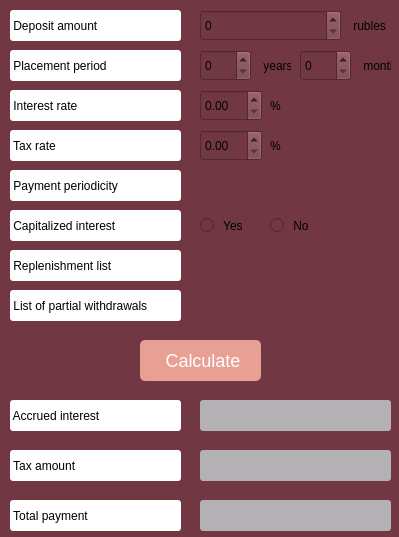
<?xml version="1.0" encoding="UTF-8"?>
<ui version="4.0">
 <class>Deposit</class>
 <widget class="QWidget" name="Deposit">
  <property name="geometry">
   <rect>
    <x>0</x>
    <y>0</y>
    <width>399</width>
    <height>537</height>
   </rect>
  </property>
  <property name="windowTitle">
   <string>Form</string>
  </property>
  <property name="styleSheet">
   <string notr="true">background-color:rgb(113, 56, 67);</string>
  </property>
  <widget class="QLabel" name="label">
   <property name="geometry">
    <rect>
     <x>10</x>
     <y>10</y>
     <width>171</width>
     <height>31</height>
    </rect>
   </property>
   <property name="styleSheet">
    <string notr="true">background-color: rgb(255, 255, 255);
color: rgb(0, 0, 0);
border-radius:3px;</string>
   </property>
   <property name="text">
    <string> Deposit amount</string>
   </property>
  </widget>
  <widget class="QLabel" name="label_2">
   <property name="geometry">
    <rect>
     <x>10</x>
     <y>50</y>
     <width>171</width>
     <height>31</height>
    </rect>
   </property>
   <property name="styleSheet">
    <string notr="true">background-color: rgb(255, 255, 255);
color: rgb(0, 0, 0);
border-radius:3px;</string>
   </property>
   <property name="text">
    <string> Placement period</string>
   </property>
  </widget>
  <widget class="QLabel" name="label_3">
   <property name="geometry">
    <rect>
     <x>10</x>
     <y>90</y>
     <width>171</width>
     <height>31</height>
    </rect>
   </property>
   <property name="styleSheet">
    <string notr="true">background-color: rgb(255, 255, 255);
color: rgb(0, 0, 0);
border-radius:3px;</string>
   </property>
   <property name="text">
    <string> Interest rate</string>
   </property>
  </widget>
  <widget class="QLabel" name="label_4">
   <property name="geometry">
    <rect>
     <x>10</x>
     <y>130</y>
     <width>171</width>
     <height>31</height>
    </rect>
   </property>
   <property name="styleSheet">
    <string notr="true">background-color: rgb(255, 255, 255);
color: rgb(0, 0, 0);
border-radius:3px;</string>
   </property>
   <property name="text">
    <string> Tax rate</string>
   </property>
  </widget>
  <widget class="QLabel" name="label_5">
   <property name="geometry">
    <rect>
     <x>10</x>
     <y>170</y>
     <width>171</width>
     <height>31</height>
    </rect>
   </property>
   <property name="styleSheet">
    <string notr="true">background-color: rgb(255, 255, 255);
color: rgb(0, 0, 0);
border-radius:3px;</string>
   </property>
   <property name="text">
    <string> Payment periodicity</string>
   </property>
  </widget>
  <widget class="QLabel" name="label_6">
   <property name="geometry">
    <rect>
     <x>10</x>
     <y>210</y>
     <width>171</width>
     <height>31</height>
    </rect>
   </property>
   <property name="styleSheet">
    <string notr="true">background-color: rgb(255, 255, 255);
color: rgb(0, 0, 0);
border-radius:3px;</string>
   </property>
   <property name="text">
    <string> Capitalized interest</string>
   </property>
  </widget>
  <widget class="QLabel" name="label_7">
   <property name="geometry">
    <rect>
     <x>10</x>
     <y>250</y>
     <width>171</width>
     <height>31</height>
    </rect>
   </property>
   <property name="styleSheet">
    <string notr="true">background-color: rgb(255, 255, 255);
color: rgb(0, 0, 0);
border-radius:3px;</string>
   </property>
   <property name="text">
    <string> Replenishment list</string>
   </property>
  </widget>
  <widget class="QLabel" name="label_8">
   <property name="geometry">
    <rect>
     <x>10</x>
     <y>290</y>
     <width>171</width>
     <height>31</height>
    </rect>
   </property>
   <property name="styleSheet">
    <string notr="true">background-color: rgb(255, 255, 255);
color: rgb(0, 0, 0);
border-radius:3px;</string>
   </property>
   <property name="text">
    <string> List of partial withdrawals</string>
   </property>
  </widget>
  <widget class="QSpinBox" name="sum">
   <property name="geometry">
    <rect>
     <x>200</x>
     <y>10</y>
     <width>141</width>
     <height>31</height>
    </rect>
   </property>
   <property name="maximum">
    <number>1000000000</number>
   </property>
  </widget>
  <widget class="QLabel" name="label_9">
   <property name="geometry">
    <rect>
     <x>350</x>
     <y>10</y>
     <width>51</width>
     <height>31</height>
    </rect>
   </property>
   <property name="text">
    <string> rubles</string>
   </property>
  </widget>
  <widget class="QSpinBox" name="years">
   <property name="geometry">
    <rect>
     <x>200</x>
     <y>50</y>
     <width>51</width>
     <height>31</height>
    </rect>
   </property>
   <property name="maximum">
    <number>15</number>
   </property>
  </widget>
  <widget class="QSpinBox" name="mounths">
   <property name="geometry">
    <rect>
     <x>300</x>
     <y>50</y>
     <width>51</width>
     <height>31</height>
    </rect>
   </property>
   <property name="maximum">
    <number>11</number>
   </property>
  </widget>
  <widget class="QLabel" name="label_10">
   <property name="geometry">
    <rect>
     <x>260</x>
     <y>55</y>
     <width>31</width>
     <height>21</height>
    </rect>
   </property>
   <property name="text">
    <string> years</string>
   </property>
  </widget>
  <widget class="QLabel" name="label_11">
   <property name="geometry">
    <rect>
     <x>360</x>
     <y>50</y>
     <width>31</width>
     <height>31</height>
    </rect>
   </property>
   <property name="text">
    <string> months</string>
   </property>
  </widget>
  <widget class="QDoubleSpinBox" name="stavka">
   <property name="geometry">
    <rect>
     <x>200</x>
     <y>90</y>
     <width>62</width>
     <height>31</height>
    </rect>
   </property>
   <property name="maximum">
    <double>10.000000000000000</double>
   </property>
  </widget>
  <widget class="QLabel" name="label_12">
   <property name="geometry">
    <rect>
     <x>270</x>
     <y>95</y>
     <width>21</width>
     <height>21</height>
    </rect>
   </property>
   <property name="text">
    <string>%</string>
   </property>
  </widget>
  <widget class="QLabel" name="label_13">
   <property name="geometry">
    <rect>
     <x>270</x>
     <y>135</y>
     <width>21</width>
     <height>21</height>
    </rect>
   </property>
   <property name="text">
    <string>%</string>
   </property>
  </widget>
  <widget class="QDoubleSpinBox" name="nalog">
   <property name="geometry">
    <rect>
     <x>200</x>
     <y>130</y>
     <width>62</width>
     <height>31</height>
    </rect>
   </property>
   <property name="maximum">
    <double>10.000000000000000</double>
   </property>
  </widget>
  <widget class="QPushButton" name="calculate">
   <property name="geometry">
    <rect>
     <x>140</x>
     <y>340</y>
     <width>121</width>
     <height>41</height>
    </rect>
   </property>
   <property name="styleSheet">
    <string notr="true">QPushButton {
    border-radius:  5px;
    background-color: rgb(232, 159, 148);
    color:  rgb(255, 255, 255);
    font-size:  18px;
}

QPushButton:pressed {
    background-color:  rgb(169, 90, 81);
}</string>
   </property>
   <property name="text">
    <string> Calculate</string>
   </property>
  </widget>
  <widget class="QLabel" name="label_14">
   <property name="geometry">
    <rect>
     <x>10</x>
     <y>400</y>
     <width>171</width>
     <height>31</height>
    </rect>
   </property>
   <property name="styleSheet">
    <string notr="true">background-color: rgb(255, 255, 255);
color: rgb(0, 0, 0);
border-radius:3px;</string>
   </property>
   <property name="text">
    <string> Accrued interest</string>
   </property>
  </widget>
  <widget class="QLabel" name="label_15">
   <property name="geometry">
    <rect>
     <x>10</x>
     <y>450</y>
     <width>171</width>
     <height>31</height>
    </rect>
   </property>
   <property name="styleSheet">
    <string notr="true">background-color: rgb(255, 255, 255);
color: rgb(0, 0, 0);
border-radius:3px;</string>
   </property>
   <property name="text">
    <string> Tax amount</string>
   </property>
  </widget>
  <widget class="QLabel" name="label_16">
   <property name="geometry">
    <rect>
     <x>10</x>
     <y>500</y>
     <width>171</width>
     <height>31</height>
    </rect>
   </property>
   <property name="styleSheet">
    <string notr="true">background-color: rgb(255, 255, 255);
color: rgb(0, 0, 0);
border-radius:3px;</string>
   </property>
   <property name="text">
    <string> Total payment</string>
   </property>
  </widget>
  <widget class="QLabel" name="dohod">
   <property name="geometry">
    <rect>
     <x>200</x>
     <y>400</y>
     <width>191</width>
     <height>31</height>
    </rect>
   </property>
   <property name="styleSheet">
    <string notr="true">background-color: rgb(179, 177, 180);
border-radius:3px;</string>
   </property>
   <property name="text">
    <string/>
   </property>
  </widget>
  <widget class="QLabel" name="nalogi">
   <property name="geometry">
    <rect>
     <x>200</x>
     <y>450</y>
     <width>191</width>
     <height>31</height>
    </rect>
   </property>
   <property name="styleSheet">
    <string notr="true">background-color: rgb(179, 177, 180);
border-radius:3px;</string>
   </property>
   <property name="text">
    <string/>
   </property>
  </widget>
  <widget class="QLabel" name="total">
   <property name="geometry">
    <rect>
     <x>200</x>
     <y>500</y>
     <width>191</width>
     <height>31</height>
    </rect>
   </property>
   <property name="styleSheet">
    <string notr="true">background-color: rgb(179, 177, 180);
border-radius:3px;</string>
   </property>
   <property name="text">
    <string/>
   </property>
  </widget>
  <widget class="QRadioButton" name="yes">
   <property name="geometry">
    <rect>
     <x>200</x>
     <y>210</y>
     <width>51</width>
     <height>31</height>
    </rect>
   </property>
   <property name="text">
    <string> Yes</string>
   </property>
  </widget>
  <widget class="QRadioButton" name="no">
   <property name="geometry">
    <rect>
     <x>270</x>
     <y>210</y>
     <width>51</width>
     <height>31</height>
    </rect>
   </property>
   <property name="text">
    <string> No</string>
   </property>
  </widget>
 </widget>
 <resources/>
 <connections/>
</ui>
